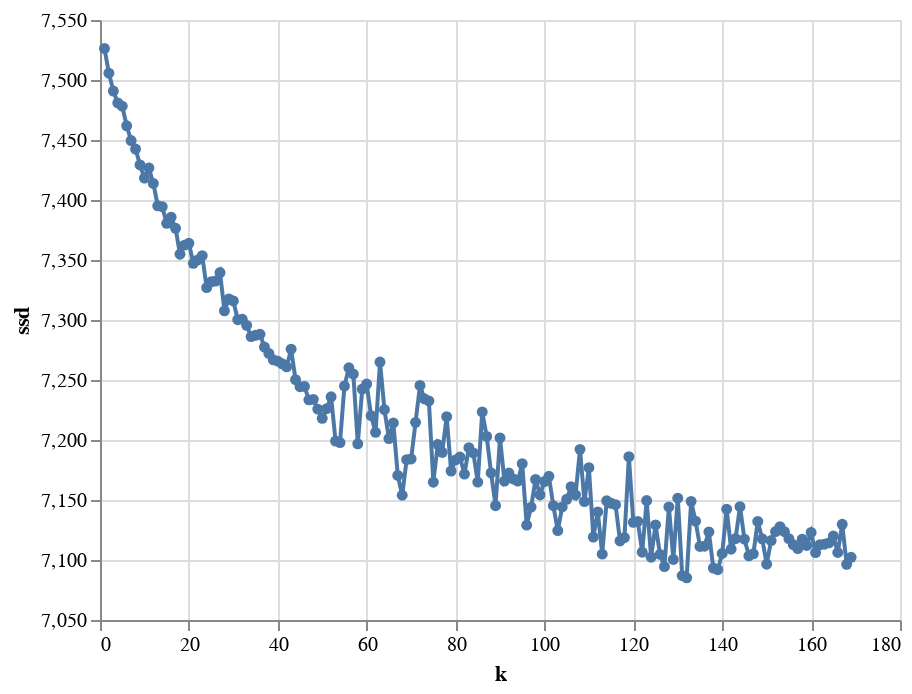

Here is the notebook cell this chart was saved with:
### Markdown cell above
## Agrupamento

### Decidindo K

### Code cell
from sklearn.cluster import MiniBatchKMeans

# escolhendo k
qualidade = pd.DataFrame(columns = ['k', 'ssd'])
for k in range(1,170, 1):
  # kmeans = KMeans(n_clusters=k, random_state=0)
  kmeans = MiniBatchKMeans(n_clusters=k, init_size=1024, batch_size=2048, random_state=20)
  kmeans.fit(vec_text)
  qualidade = qualidade.append({'k': k, 'ssd' : kmeans.inertia_}, ignore_index=True)

alt.Chart(qualidade).mark_line(
    point=True
).encode(
    x = 'k',
    y = alt.Y('ssd', scale = alt.Scale(zero=False))
)

### Figure 1 — Vega-Lite specification as saved in the notebook (floating-point values rounded to 4 significant figures; data arrays with more than 128 entries replaced by an {"elided": "..."} marker saying what was removed)
{"config": {"view": {"continuousWidth": 400, "continuousHeight": 300}}, "data": {"name": "data-c5b77afac3d5d7bb435385d3fbf3bbf4"}, "mark": {"type": "line", "point": true}, "encoding": {"x": {"type": "quantitative", "field": "k"}, "y": {"type": "quantitative", "field": "ssd", "scale": {"zero": false}}}, "$schema": "https://vega.github.io/schema/vega-lite/v4.8.1.json", "datasets": {"data-c5b77afac3d5d7bb435385d3fbf3bbf4": {"elided": "169 records"}}}
